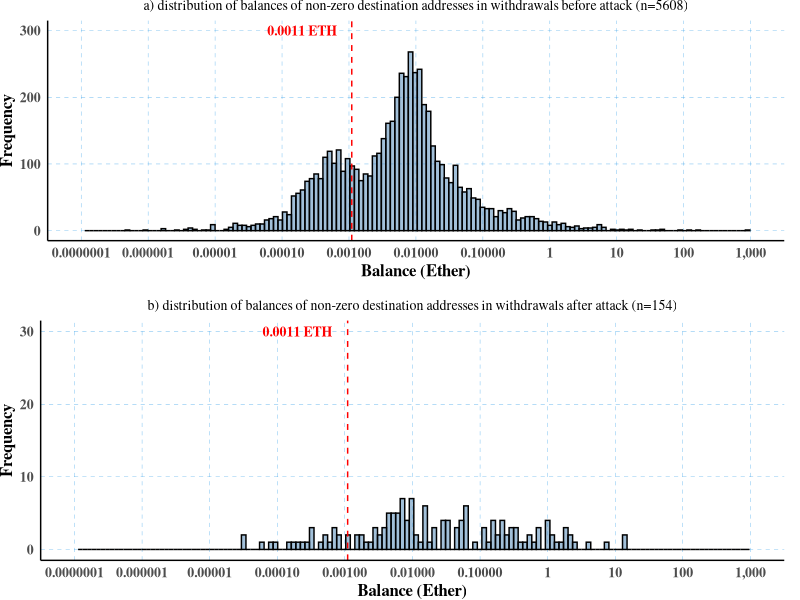

The R script that drew this image:
library(ggplot2)
library(dplyr)
library(gridExtra)
library(patchwork)
library(tidyr)

format_ether_value <- function(x) {
  sapply(x, function(val) {
    if (val < 1) {
      format(val, scientific = FALSE, nsmall = 5, decimal.mark = ".", big.mark = "")
    } else {
      format(round(val), big.mark = ",", scientific = FALSE)
    }
  })
}

data <- read.csv('../cross-chain-rules-validator/analysis/ronin-bridge/data/dst_ethereum_addresses_with_ether.csv')

data_before <- data %>% filter(timestamp < 1648508400)

zero_balances <- data_before %>% filter(balance_at_date == 0)
print(nrow(zero_balances))

non_zero_balances <- data_before %>% filter(balance_at_date != 0)
print(nrow(non_zero_balances))

threshold <- 0.0011  # Example threshold, adjust based on your data

x_limits <- c(0.0000001, 1000)
custom_breaks <- c(0.0000001, 0.000001, 0.00001, 0.0001, 0.001, 0.01, 0.1, 1, 10, 100, 1000)

# Create the second histogram for balance_today_capped
p1 <- ggplot(non_zero_balances, aes(x=balance_at_date_ether)) +
  geom_histogram(bins=150, fill="steelblue", color="black", alpha=0.5) +
  geom_vline(xintercept = threshold, linetype="dashed", color="red") +
  scale_x_log10(limits = x_limits, breaks = custom_breaks, labels = function(x) {sapply(x, format_ether_value)}) +
  scale_y_continuous(limits = c(0, 300), labels = scales::comma) +
  annotate("text", x = 0.0002, y = 300, hjust = .5, label = paste(threshold, "ETH"), colour = "red", size=3.5, fontface="bold", family = "serif") +
  labs(title="a) distribution of balances of non-zero destination addresses in withdrawals before attack (n=5608)",
       x="Balance (Ether)",
       y="Frequency"
  ) +
  theme_minimal() +
  theme(
    plot.margin = unit(c(0, 0.4, 0.5, 0), "cm"),
    text = element_text(family = "serif"),
    axis.line = element_line(colour = "black"),
    panel.grid.major.y = element_line(color = 4, size = 0.1, linetype = 2),
    panel.grid.major.x = element_line(color = 4, size = 0.1, linetype = 2),
    plot.title = element_text(size = 10, hjust = 0.5, vjust=1),
    panel.grid.minor.x = element_blank(),
    panel.grid.minor.y = element_blank(),
    axis.title.y=element_text(size=12, face="bold"),
    axis.title.x=element_text(size=12, face="bold"),
    legend.title = element_text(face = "bold", size=14),
    axis.text = element_text(size = 10, face="bold"),
  ) 

data_after <- data %>% filter(timestamp >= 1648508400)

non_zero_balances <- data_after %>% filter(balance_at_date != 0)
print(nrow(non_zero_balances))

# Create the first histogram for balance_at_date_capped
p2 <- ggplot(non_zero_balances, aes(x=balance_at_date_ether)) +
  geom_histogram(bins=150, fill="steelblue", color="black", alpha=0.5) +
  geom_vline(xintercept = threshold, linetype="dashed", color="red") +  # Add threshold line
  scale_x_log10(limits = x_limits, breaks = custom_breaks, labels = function(x) {sapply(x, format_ether_value)}) +
  scale_y_continuous(limits = c(0, 30), labels = scales::comma) +  # Format y-axis labels with commas
  annotate("text", x = 0.0002, y = 30, hjust = .5, label = paste(threshold, "ETH"), colour = "red", size=3.5, fontface="bold", family = "serif") +
  labs(title="b) distribution of balances of non-zero destination addresses in withdrawals after attack (n=154)",
       x="Balance (Ether)",
       y="Frequency"
  ) +
  theme_minimal() +
  theme(
    plot.margin = unit(c(0, 0.4, 0, 0), "cm"),
    text = element_text(family = "serif"),
    axis.line = element_line(colour = "black"),
    panel.grid.major.y = element_line(color = 4, size = 0.1, linetype = 2),
    panel.grid.major.x = element_line(color = 4, size = 0.1, linetype = 2),
    plot.title = element_text(size = 10, hjust = 0.5, vjust=1),
    panel.grid.minor.x = element_blank(),
    panel.grid.minor.y = element_blank(),
    axis.title.y=element_text(size=12, face="bold"),
    axis.title.x=element_text(size=12, face="bold"),
    legend.title = element_text(face = "bold", size=14),
    axis.text = element_text(size = 10, face="bold"),
  ) 


# Arrange the plots vertically
grid.arrange(p1, p2, ncol=1)

